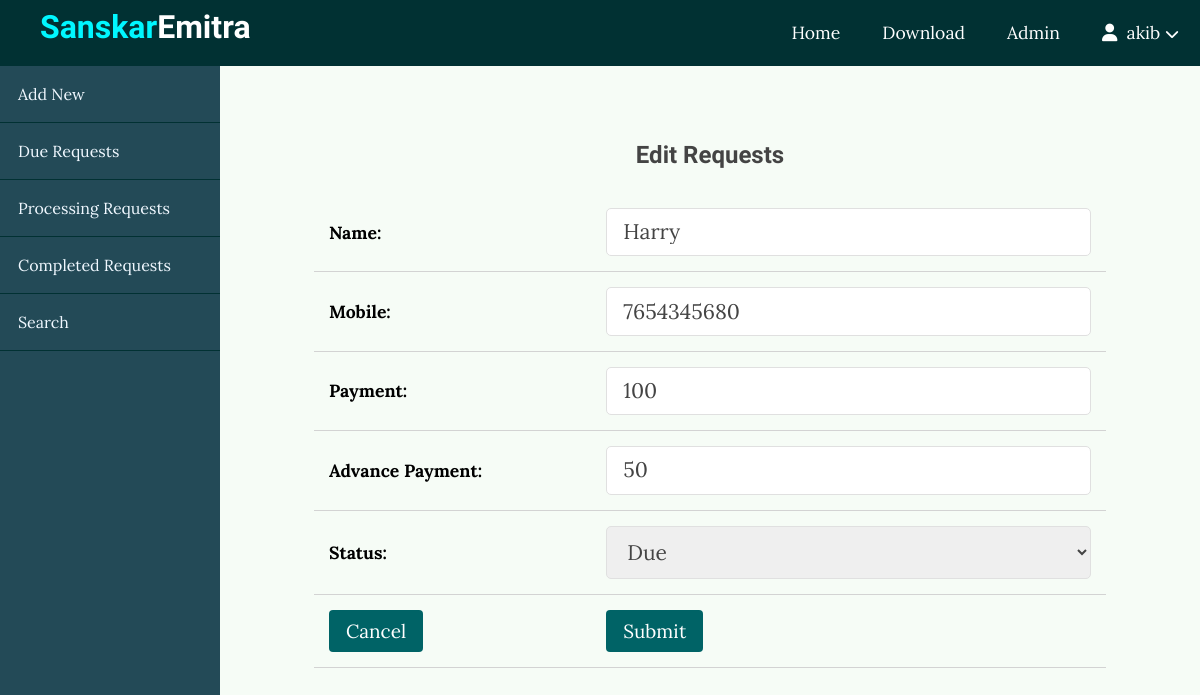
Screenshot of /customer/edit/7 (signed in) with the database file from the repository.
### customer/models.py (models this page shows)
class CustomerRecord(models.Model):
    name = models.CharField(max_length=100)
    mobile = models.CharField(max_length=10)
    service = models.CharField(max_length=100)
    subservice = models.CharField(max_length=100)
    payment = models.IntegerField()
    advance = models.IntegerField(default=0)
    priority = models.CharField(max_length=6)
    status = models.CharField(max_length=10, default='Due')
    StatusChanged = models.CharField(max_length=30, default='No change!')
    date = models.DateField(auto_now_add=True, blank=False)

### customer/views.py (the view, shortened to what this page needs)
# urls.py: path("edit/<int:request_id>", views.edit_view, name="edit"),
@login_required(login_url="emitr:login")
def edit_view(request, request_id):
    record = CustomerRecord.objects.get(pk=request_id)
    return render(request, "customer/edit.html", {
        "record" : record
    })

### customer/templates/customer/edit.html (shortened to what this page needs)
{% extends 'customer/layout.html' %}
{% block main %}
    <div class="admin-content">
        <div class="content">
            <h2 class="page-title">Edit Requests</h2>
            <table>
                <tbody>
                    <form action="{% url 'customer:edit' record.id %}" method="post">
                    <tr>
                        <th>Name: </th>
                        <td>
                            <input type="text" name="name" value="{{ record.name }}" placeholder="Name" class="text-input">
                        </td>
                    </tr>
                    <tr>
                        <th>Mobile: </th>
                        <td>
                            <input type="text" name="mobile" value="{{ record.mobile }}" placeholder="Mobile" class="text-input" pattern="[0-9]{10}">
                        </td>
                    </tr>
                    <tr>
                        <th>Payment: </th>
                        <td>
                            <input type="number" name="payment" value="{{ record.payment }}" placeholder="Payment" class="text-input" min="0">
                        </td>
                    </tr>
                    <tr>
                        <th>Advance Payment: </th>
                        <td>
                            <input type="number" name="adv_payment" value="{{ record.advance }}" placeholder="Advance Payment" class="text-input" min="0">
                        </td>
                    </tr>
                    <tr>
                        <th>Status: </th>
                        <td>
                            <select name="status" class="text-input" required>
                                <option value="{{ record.status }}" selected>{{ record.status }}</option>
                            </select>
                        </td>
                    </tr>
                    <tr>
                        <td><input type=button value="Cancel" onClick="javascript:history.go(-1);" class="btn"></td>
                        <td>
                            <button type="submit" class="btn">Submit</button>
                        </td>
                    </tr>
                    </form>
                </tbody>
            </table>
        </div>
    </div>
{% endblock %}

### customer/templates/customer/layout.html (shortened to what this page needs)
<!DOCTYPE html>
<html lang="en">
<head>
    {% load static %}
    <link href="{% static 'css/style.css' %}" rel="stylesheet">
    <link href="{% static 'css/admin.css' %}" rel="stylesheet">
</head>
<body>
    <header>
        <div class="logo">
            <h1 class="logo-text"><a href="{% url 'emitr:index' %}"><span>Sanskar</span>Emitra</a></h1>
        </div>
        {% if request.user.is_authenticated %}
        <ul class="nav">
            <li><a href="{% url 'emitr:index' %}">Home</a></li>
            <li><a href="{% url 'customer:download' %}">Download</a></li>
            <li><a href="{% url 'admin:index' %}" target="_blank">Admin</a></li>
            <li onclick="dropdownFunction()">
                <div>
                    <i class="fas fa-user"></i>
                    &nbsp;{{ request.user }}
                    <i class="fas fa-chevron-down" style="font-size: .8em;"></i>
                </div>
            </li>
        </ul>
        {% endif %}
    </header>
    <div class="admin-wrapper">
        <div class="left-sidebar">
            <ul>
                <li id="new"><a href="{% url 'customer:create' %}">Add New</a></li>
                <li id="Due"><a href="{% url 'customer:index' %}">Due Requests</a></li>
                <li id="Processing"><a href="{% url 'customer:processing' %}">Processing Requests</a></li>
                <li id="Done"><a href="{% url 'customer:completed' %}">Completed Requests</a></li>
                <li id="search"><a href="{% url 'customer:search' %}">Search</a></li>
            </ul>
        </div>
        {% block main %}{% endblock %}
    </div>
</body>
</html>

### static/css/style.css (style rules this page uses)
* { box-sizing: border-box; }
html, body { height: 100%; padding: 0px; margin: 0px; background: #f6fcf6; font-family: 'Lora', serif; }
h1, h2,h3, h4, h5, h6 { font-family: 'Candal', serif; color: #444; margin: 5px; }
a { text-decoration: none; color: inherit; }
.btn { padding: 0.5rem 1rem; background: #006366; color: white; border: 1px solid transparent; border-radius: .25rem; font-size: 1.08em; font-family: 'Lora', serif; }
.text-input { padding: .7rem 1rem; display: block; width: 100%; border: 1px solid #e0e0e0; border-radius: 5px; outline: none; color: #444; line-height: 1.5rem; font-size: 1.2em; font-family: 'Lora', serif; }
table { width: 100%; border-collapse: collapse; font-size: 1.1rem; }
th, td { padding: 15px; text-align: left; border-bottom: 1px solid lightgrey; }
header { background: #008489; height: 66px; }
header * { color: white; }
header .logo { float: left; height: inherit; margin-left: 2em; }
header .logo-text { margin: 8px; font-family: 'Candal', serif; }
header .logo-text span { color: #00f7ff; }
header ul { float: right; margin: 0px; padding: 0px; list-style: none; transition: 0.5s; }
header ul li { float: left; position: relative; }
header ul li a { display: block; padding: 21px; font-size: 1.1em; text-decoration: none; }
header ul li div { display: block; padding: 21px; font-size: 1.1em; cursor: pointer; }
.content { width: 90%; margin: 30px auto 30px; }

### static/css/admin.css (style rules this page uses)
header { background: #013133; }
.admin-wrapper { height: calc(100% - 60px); display: flex; }
.admin-wrapper .left-sidebar { flex: 2; height: 100%; background: #234a57; }
.admin-wrapper .left-sidebar ul { list-style: none; margin: 0px; padding: 0px; color: aliceblue; }
.admin-wrapper .left-sidebar ul li { display: block; border-bottom: 1px solid #013133; }
.admin-wrapper .left-sidebar ul li a { display: block; padding: 18px; }
.admin-wrapper .admin-content { flex: 8; height: 100%; padding: 40px 50px 50px; overflow-y: scroll; }
.admin-wrapper .admin-content .content { overflow: auto; }
.admin-wrapper .admin-content .page-title { text-align: center; margin-bottom: 1.5rem; }

### rows the page displays
CustomerRecord: name "Harry", mobile "7654345680", payment "100", adv_payment "50", status "Due"

### other values shown
{{ request.user }} "akib"
